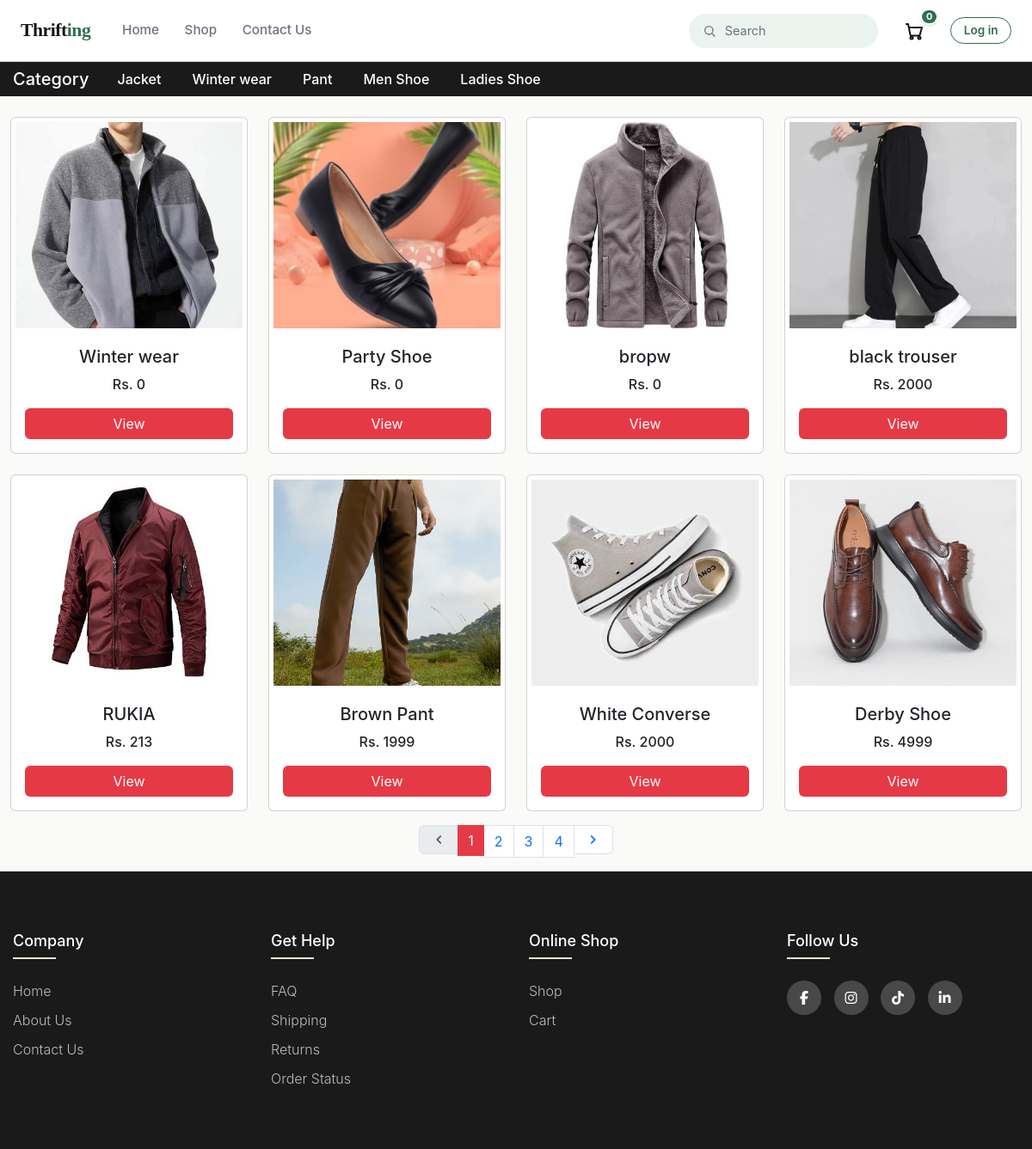
The app's page /shop/ with its own data.
### store/models.py (models this page shows, shortened)
class Category(models.Model):
    category_name = models.CharField(max_length=20)
    def __str__(self):
        return self.category_name

class Product(models.Model):
    product_name = models.CharField(max_length=50)
    category = models.ForeignKey(Category, on_delete=models.CASCADE, null = True, blank = True)
    description = models.CharField(max_length=200)
    price = models.IntegerField(default=0)
    image = models.ImageField(upload_to="store/images", default="")

### store/views.py (the view)
# urls.py: path('shop/', views.shop, name='shop'),
def shop(request):
    categories = Category.objects.all()
    categoryID =  request.GET.get('category')
    if categoryID:
        product_obj = Product.objects.filter(category=categoryID).order_by('?')
    else:
        product_obj = Product.objects.all().order_by('?')
    paginator = Paginator(product_obj,8)
    page_number = request.GET.get('page')
    product_obj = paginator.get_page(page_number)
    params = {
        'category' : categories,
        'product_obj' : product_obj,
    }
    return render(request, 'store/shop.html', params)

### cart/count_processor.py (called while the page is built)
def cart_count_processor(request):
    if request.user.is_authenticated:
        count = Cart.objects.filter(user=request.user).count()
    else:
        count = 0
    return{'cart_count' : count}

### store/templates/store/shop.html (shortened to what this page needs)
{%extends 'store/navbar.html'%}
{%load static%}
{%block csslink%}
<link rel="stylesheet" href="{% static 'store/shop.css' %}">
<link href="https://cdn.jsdelivr.net/npm/bootstrap@5.3.8/dist/css/bootstrap.min.css" rel="stylesheet">
<link rel="stylesheet" href="https://cdn.jsdelivr.net/npm/swiper@11/swiper-bundle.min.css"/>
{%endblock%}
{%block body%}
<div class="category-container">
    <h5 class="cat">Category</h5>
    <div class="category swiper">
        <div class="swiper-wrapper">
            {%for cat in category%}
            <div class="swiper-slide">
                <a href="{% url 'store:shop' %}?category={{cat.id}}" class="category-link {% if request.GET.category == cat.id|stringformat:'s' %}active{% endif %}">{{cat}}</a>
            </div>
            {%endfor%}
        </div>
    </div>
</div>
<div class="container-fluid my-3">
    <div class="row">
        <div class="col-lg-12 mt-2">
            <div class="row row-cols-2 row-cols-md-3 row-cols-lg-4 g-4" id="product-container">
                {%for product in product_obj %}
                <div class="col">
                    <div class="card h-100 w-100">
                        <img src="{{product.image.url}}" class="card-img-top" alt="{{product.product_name}}"/>
                        <div class="card-body d-flex flex-column text-center">
                        <h5 class="card-title">{{product.product_name}}</h5>
                        <p class="card-text">Rs. {{product.price}}</p>
                        <a href="{% url 'store:productDetails' product.product_name|slugify product.id %}" class="btn btn-primary mt-auto">View</a>
                        </div>
                    </div>
                </div>
                {%endfor%}
            </div>
        </div>
    </div>
</div>
<nav aria-label="Page navigation example" class="mt-3">
    <ul class="pagination justify-content-center">
        {% if product_obj.has_previous %}
            <li class="page-item">
                {% if request.GET.category %}
                    <a class="page-link" aria-label="Previous"
                       href="?category={{ request.GET.category }}&page={{ product_obj.previous_page_number }}">
                        <span class="material-symbols-rounded">chevron_left</span>
                    </a>
                {% else %}
                    <a class="page-link" aria-label="Previous"
                       href="?page={{ product_obj.previous_page_number }}">
                        <span class="material-symbols-rounded">chevron_left</span>
                    </a>
                {% endif %}
            </li>
        {% else %}
            <li class="page-item disabled">
                <a class="page-link" aria-label="Previous" href="#">
                    <span class="material-symbols-rounded">chevron_left</span>
                </a>
            </li>
        {% endif %}
        {% for num in product_obj.paginator.page_range %}
            {% if product_obj.number == num %}
                <li class="page-item active">
                    {% if request.GET.category %}
                        <a class="page-link"
                           style="background-color: #e63946; border: none;"
                           href="?category={{ request.GET.category }}&page={{ num }}">
                            {{ num }}
                        </a>
                    {% else %}
                        <a class="page-link"
                           style="background-color: #e63946; border: none;"
                           href="?page={{ num }}">
                            {{ num }}
                        </a>
                    {% endif %}
                </li>
            {% else %}
                <li class="page-item">
                    {% if request.GET.category %}
                        <a class="page-link"
                           href="?category={{ request.GET.category }}&page={{ num }}">
                            {{ num }}
                        </a>
                    {% else %}
                        <a class="page-link"
                           href="?page={{ num }}">
                            {{ num }}
                        </a>
                    {% endif %}
                </li>
            {% endif %}
        {% endfor %}
        {% if product_obj.has_next %}
            <li class="page-item">
                {% if request.GET.category %}
                    <a class="page-link" aria-label="Next"
                       href="?category={{ request.GET.category }}&page={{ product_obj.next_page_number }}">
                        <span class="material-symbols-rounded">chevron_right</span>
                    </a>
                {% else %}
                    <a class="page-link" aria-label="Next"
                       href="?page={{ product_obj.next_page_number }}">
                        <span class="material-symbols-rounded">chevron_right</span>
                    </a>
                {% endif %}
            </li>
        {% else %}
            <li class="page-item disabled">
                <a class="page-link" aria-label="Next" href="#">
                    <span class="material-symbols-rounded">chevron_right</span>
                </a>
            </li>
        {% endif %}
    </ul>
</nav>
{%endblock%}

### store/static/store/shop.css (style rules this page uses)
.category { background: var(--brand-dark); padding:12px; }
.category-container { display: flex; align-items: center; background-color: var(--brand-dark); }
.cat { color: white; margin: 0 15px; white-space: nowrap; }
.category { flex: 1; }
.category .swiper-wrapper { display:flex; align-items:center; }
.category .swiper-slide { width:auto; }
.category-link { display:block; padding:8px 18px; color:white; text-decoration:none; white-space:nowrap; font-weight:500; transition:.3s; }
.card-img-top { height:250px; object-fit:cover; padding:5px; }
.card-body p { font-weight:500; }
.card-body .btn-primary { background: #e63946; border:none; }
.pagination .page-link { display: flex; align-items: center; justify-content: center; }
.pagination .page-link .material-symbols-rounded { font-size: 20px; line-height: 1; font-variation-settings: 'FILL' 1, 'wght' 500, 'GRAD' 0, 'opsz' 20; }

### store/static/store/navbar.css (style rules this page uses)
:root { --bg: #ffffff; --ink: #14141a; --muted: #6b7280; --border: #e7e5e0; --accent: #2f6f4e; --accent-soft: #eaf3ee; --surface: #fafaf8; --red: #e63946; --brand-red: #e63946; --brand-pink-dark: #b4006a; --brand-dark: #1a1a1a; --brand-cream: #f3e3d6; --brand-brown: #5c4033; --brand-gray-light: #eeeeee; --brand-white: #ffffff; --brand-accent: #1f7a5c; color-scheme: light; box-sizing: border-box; }
*, *::before, *::after { box-sizing: inherit; }
html { scroll-padding-top: env(safe-area-inset-top, 0px); }
body { margin: 0; font-family: -apple-system, BlinkMacSystemFont, "Segoe UI", Roboto, Helvetica, Arial, sans-serif; background: var(--surface); color: var(--ink); min-height: 100%; }

### records on screen
Category: category_name "Jacket"
Category: category_name "Winter wear"
Category: category_name "Pant"
Category: category_name "Men Shoe"
Category: category_name "Ladies Shoe"
Product: image (picture), product_name "Winter wear", price "0"
Product: image (picture), product_name "Party Shoe", price "0"
Product: image (picture), product_name "bropw", price "0"
Product: image (picture), product_name "black trouser", price "2000"
Product: image (picture), product_name "RUKIA", price "213"
Product: image (picture), product_name "Brown Pant", price "1999"
Product: image (picture), product_name "White Converse", price "2000"
Product: image (picture), product_name "Derby Shoe", price "4999"

### other values on screen
{{ cart_count }} "0"
{{ num }} "1"
{{ num }} "2" "3" "4"
